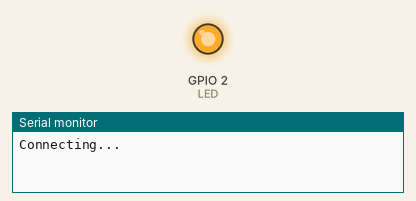
Recording of a program running on a simulated ESP8266 (NodeMCU). On the bench: output pins drawn as LEDs (lit = HIGH), the last lines printed to the serial monitor. WiFi joins after 1.5 s; servers stay silent unless stated.

Above: at 0.4 s.
At 1.7 s:
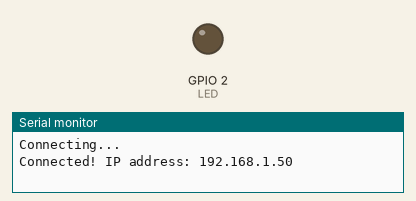
Timing chart, 0 to 3.2 s (numbered marks = the images above):
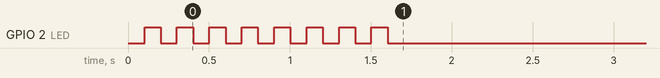

The program:

main.cpp
```cpp
#include <Arduino.h>
#include "ESP8266WiFi.h"

#define LED 2
#define SCAN_PERIOD 5000

long lastMillis = 0;
long currentMillis = 0;
int networks = 0;
boolean ledState = false;

void setup()
{
  // put your setup code here, to run once:

  pinMode(LED, OUTPUT);
  Serial.begin(115200);
  WiFi.mode(WIFI_STA);
  WiFi.disconnect();
  delay(100);
  WiFi.begin("Mart?n 2.4", "Ass31105441");
  Serial.println("Connecting...");

  while(WiFi.status() != WL_CONNECTED)
  {
    ledState = !ledState;
    digitalWrite(LED, ledState);
    delay(100);
  }

  Serial.print("Connected! IP address: ");
  Serial.println(WiFi.localIP());
  digitalWrite(LED, LOW);
}

void loop()
{
  // put your main code here, to run repeatedly:
}
```
